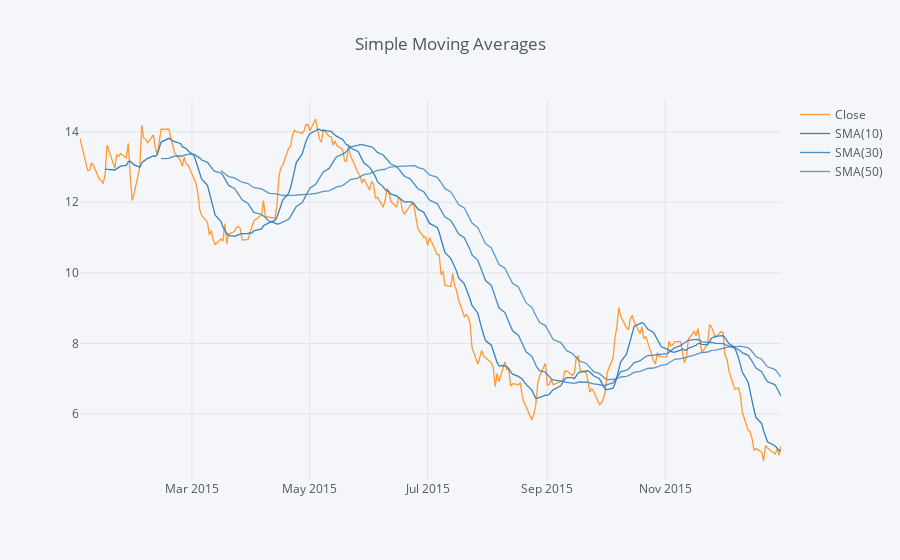

The notebook cell saved with this chart:
### Code cell


### Figure 1 — Plotly figure (JSON) as saved in the notebook; plotly's stock layout.template omitted (floating-point values rounded to 4 significant figures; data arrays with more than 128 entries replaced by an {"elided": "..."} marker saying what was removed)
{"data": [{"line": {"color": "rgba(255, 153, 51, 1.0)", "dash": "solid", "width": 1.3}, "mode": "lines", "name": "Close", "text": "", "type": "scatter", "x": {"elided": "252 str values"}, "y": {"elided": "252 float values"}}, {"line": {"color": "rgba(55, 128, 191, 1.0)", "dash": "solid", "width": 1.3}, "mode": "lines", "name": "SMA(10)", "text": "", "type": "scatter", "x": {"elided": "252 str values"}, "y": {"elided": "252 mixed values"}}, {"line": {"color": "rgba(55, 128, 191, 0.89999999999999991)", "dash": "solid", "width": 1.3}, "mode": "lines", "name": "SMA(30)", "text": "", "type": "scatter", "x": {"elided": "252 str values"}, "y": {"elided": "252 mixed values"}}, {"line": {"color": "rgba(55, 128, 191, 0.79999999999999982)", "dash": "solid", "width": 1.3}, "mode": "lines", "name": "SMA(50)", "text": "", "type": "scatter", "x": {"elided": "252 str values"}, "y": {"elided": "252 mixed values"}}], "layout": {"legend": {"bgcolor": "#F5F6F9", "font": {"color": "#4D5663"}}, "paper_bgcolor": "#F5F6F9", "plot_bgcolor": "#F5F6F9", "title": "Simple Moving Averages", "titlefont": {"color": "#4D5663"}, "xaxis1": {"gridcolor": "#E1E5ED", "showgrid": true, "tickfont": {"color": "#4D5663"}, "title": "", "titlefont": {"color": "#4D5663"}, "zerolinecolor": "#E1E5ED"}, "yaxis1": {"gridcolor": "#E1E5ED", "showgrid": true, "tickfont": {"color": "#4D5663"}, "title": "", "titlefont": {"color": "#4D5663"}, "zerolinecolor": "#E1E5ED"}}}
